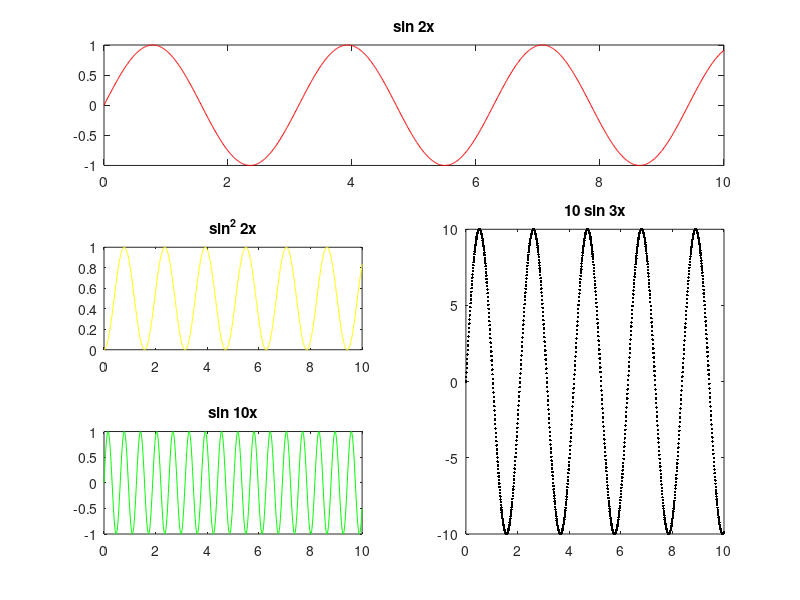

MATLAB code to generate this figure:
x = linspace(0, 10, 1000);
subplot(3, 2, [1, 2])
plot(x, sin(2*x), 'r');
title("sin 2x")
subplot(3, 2, 3)
plot(x, sin(2*x).^2, 'y');
title("sin^2 2x")
subplot(3, 2, [4, 6])
plot(x, 10*sin(3*x), 'k.')
title("10 sin 3x")
subplot(3, 2, [5])
plot(x, sin(10*x), 'g')
title("sin 10x")
